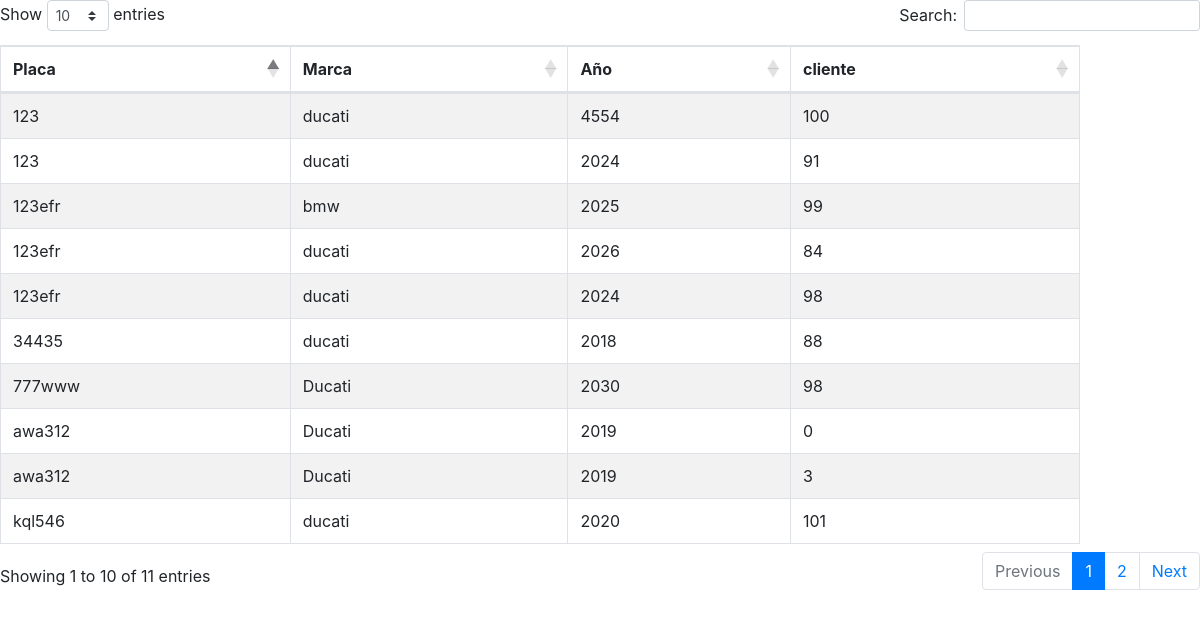
The app's page /Nuevo/mostrarMoto.php with its own data.
### tables this page shows
CREATE TABLE `moto` (
  `id_moto` int(11) NOT NULL,
  `placa` varchar(10) NOT NULL,
  `marca` varchar(50) NOT NULL,
  `año` int(5) NOT NULL,
  `id_cliente` int(11) NOT NULL
);

### Nuevo/moto.php (called while the page is built, shortened)
<?php
class moto{
    public static function mostrarMoto(){
      $conexion = new Conexion();
      $consulta = $conexion->prepare('SELECT * FROM ' . self::TABLA . ' ORDER BY marca');
      $consulta -> execute();
      $registros = $consulta->fetchAll();
      return $registros;
  }
}

### Nuevo/mostrarMoto.php (the view, shortened to what this page needs)
<?php
require_once "moto.php";
$motos = moto::mostrarMoto();
?>
<html>
<head>
    <link rel="stylesheet" href="https://cdnjs.cloudflare.com/ajax/libs/twitter-bootstrap/4.5.2/css/bootstrap.css">
    <link rel="stylesheet" href="https://cdn.datatables.net/1.13.7/css/dataTables.bootstrap4.min.css">
</head>
<body>
    <table id="myTable" class="table table-striped table-bordered" style="width:90%">
        <thead>
            <tr>
                <th>Placa</th>
                <th>Marca</th>
                <th>Año</th>
                <th>cliente</th>
            </tr>
        </thead>
        <tbody>
            <?php foreach ($motos as $moto): ?>
                <tr>
                    <td><?php echo $moto['placa']; ?></td>
                    <td><?php echo $moto['marca']; ?></td>
                    <td><?php echo $moto['año']; ?></td>
                    <td><?php echo $moto['id_cliente']; ?></td>
                </tr>
            <?php endforeach; ?>
        </tbody>
    </table>
</body>
</html>

### records on screen
moto: placa "123efr", marca "bmw", año "2025", id_cliente "99"
moto: placa "awa312", marca "Ducati", año "2019", id_cliente "0"
moto: placa "777www", marca "Ducati", año "2030", id_cliente "98"
moto: placa "123efr", marca "ducati", año "2026", id_cliente "84"
moto: placa "123efr", marca "ducati", año "2024", id_cliente "98"
moto: placa "123", marca "ducati", año "4554", id_cliente "100"
moto: placa "123", marca "ducati", año "2024", id_cliente "91"
moto: placa "34435", marca "ducati", año "2018", id_cliente "88"
moto: placa "awa312", marca "Ducati", año "2019", id_cliente "3"
moto: placa "kql546", marca "ducati", año "2020", id_cliente "101"
